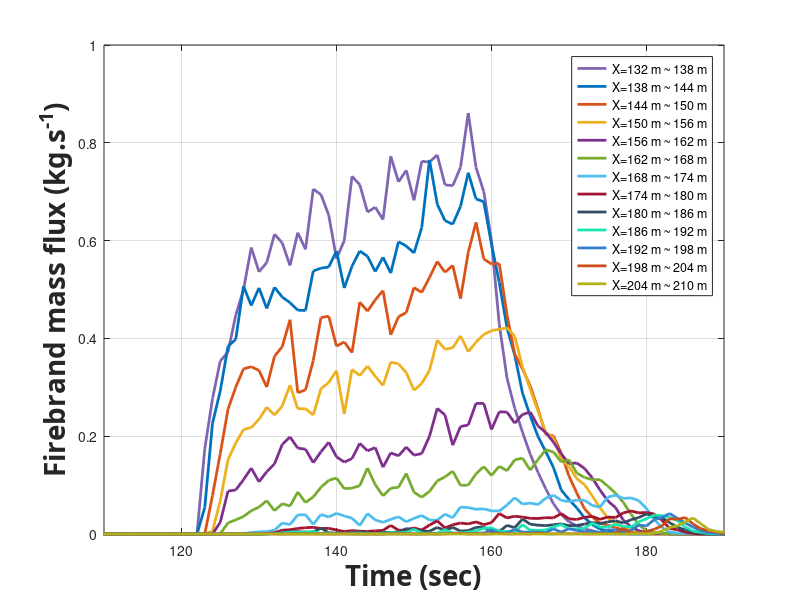

The MATLAB script that drew this image:
clear;
close all;
%AS3959 firebrand mass flux vertical distribution time sereis Forest FDI100 BAL 12.5.

Time=[0.0	1.0	2.0	3.0	4.0	5.0	6.0	7.0	8.0	9.0	10.0	11.0	12.0	13.0	14.0	15.0	16.0	17.0	18.0	19.0	20.0	21.0	22.0	23.0	24.0	25.0	26.0	27.0	28.0	29.0	30.0	31.0	32.0	33.0	34.0	35.0	36.0	37.0	38.0	39.0	40.0	41.0	42.0	43.0	44.0	45.0	46.0	47.0	48.0	49.0	50.0	51.0	52.0	53.0	54.0	55.0	56.0	57.0	58.0	59.0	60.0	61.0	62.0	63.0	64.0	65.0	66.0	67.0	68.0	69.0	70.0	71.0	72.0	73.0	74.0	75.0	76.0	77.0	78.0	79.0	80.0	81.0	82.0	83.0	84.0	85.0	86.0	87.0	88.0	89.0	90.0	91.0	92.0	93.0	94.0	95.0	96.0	97.0	98.0	99.0	100.0	101.0	102.0	103.0	104.0	105.0	106.0	107.0	108.0	109.0	110.0	111.0	112.0	113.0	114.0	115.0	116.0	117.0	118.0	119.0	120.0	121.0	122.0	123.0	124.0	125.0	126.0	127.0	128.0	129.0	130.0	131.0	132.0	133.0	134.0	135.0	136.0	137.0	138.0	139.0	140.0	141.0	142.0	143.0	144.0	145.0	146.0	147.0	148.0	149.0	150.0	151.0	152.0	153.0	154.0	155.0	156.0	157.0	158.0	159.0	160.0	161.0	162.0	163.0	164.0	165.0	166.0	167.0	168.0	169.0	170.0	171.0	172.0	173.0	174.0	175.0	176.0	177.0	178.0	179.0	180.0	181.0	182.0	183.0	184.0	185.0	186.0	187.0	188.0	189.0	190.0	191.0	192.0	193.0	194.0	195.0	196.0	197.0	198.0	199.0	200.0];
flux_132m = [0	0	0	0	0	0	0	0	0	0	0	0	0	0	0	0	0	0	0	0	0	0	0	0	0	0	0	0	0	0	0	0	0	0	0	0	0	0	0	0	0	0	0	0	0	0	0	0	0	0	0	0	0	0	0	0	0	0	0	0	0	0	0	0	0	0	0	0	0	0	0	0	0	0	0	0	0	0	0	0	0	0	0	0	0	0	0	0	0	0	0	0	0	0	0	0	0	0	0	0	0	0	0	0	0	0	0	0	0	0	0	0	0	0	0	0	0	0	0	0	0	0	0.000348953	0.17416748	0.27682158	0.3536808	0.37212414	0.44748007	0.49986247	0.58584369	0.53614669	0.5551923	0.61317973	0.59519973	0.54902239	0.61624792	0.58212422	0.70543384	0.69401512	0.65191901	0.5631624	0.59978089	0.73140769	0.71450685	0.65829766	0.66828979	0.64303677	0.77255365	0.72013338	0.74359543	0.68241181	0.76210446	0.7607465	0.77519947	0.71406128	0.71232764	0.74978107	0.86067312	0.74953102	0.70047044	0.59952917	0.42912336	0.31890745	0.25680741	0.20817287	0.16297018	0.12615551	0.092340406	0.061781919	0.039535618	0.02510325	0.016618277	0.010047058	0.007165667	0.001178173	0.000349534	2.3138E-05	4.38207E-06	0	0.000263561	0.000320902	0.002236392	0.00134552	7.97802E-05	0	0	0	9.55044E-07	0	0	0	0	0	0	0	0	0	0	0	0	0];
flux_138m = [0	0	0	0	0	0	0	0	0	0	0	0	0	0	0	0	0	0	0	0	0	0	0	0	0	0	0	0	0	0	0	0	0	0	0	0	0	0	0	0	0	0	0	0	0	0	0	0	0	0	0	0	0	0	0	0	0	0	0	0	0	0	0	0	0	0	0	0	0	0	0	0	0	0	0	0	0	0	0	0	0	0	0	0	0	0	0	0	0	0	0	0	0	0	0	0	0	0	0	0	0	0	0	0	0	0	0	0	0	0	0	0	0	0	0	0	0	0	0	0	0	0	0	0.054170553	0.22659928	0.29243681	0.38374888	0.3981754	0.50674475	0.46722201	0.50317286	0.46123705	0.50453749	0.4845162	0.47314569	0.45765439	0.45714788	0.53793121	0.54368189	0.54596182	0.578735	0.50299294	0.5476269	0.57868176	0.5679925	0.53661806	0.5659335	0.53354737	0.59770665	0.58894656	0.57453936	0.62679892	0.76492731	0.67449557	0.64081231	0.63352175	0.66982642	0.73881388	0.68532686	0.6795103	0.59269002	0.51472727	0.42150994	0.36560448	0.28823555	0.24142882	0.19937393	0.16852031	0.13583142	0.089954679	0.070579188	0.053416669	0.03315276	0.019465153	0.010029316	0.006273462	0.002098016	0.001163159	0.000151507	0	3.33454E-06	6.68493E-07	0.000751453	0.00071898	0.000416287	2.24482E-05	0	5.17801E-06	0	0	0	0	0	0	0	0	0	0	0	0	0];
flux_144m = [0	0	0	0	0	0	0	0	0	0	0	0	0	0	0	0	0	0	0	0	0	0	0	0	0	0	0	0	0	0	0	0	0	0	0	0	0	0	0	0	0	0	0	0	0	0	0	0	0	0	0	0	0	0	0	0	0	0	0	0	0	0	0	0	0	0	0	0	0	0	0	0	0	0	0	0	0	0	0	0	0	0	0	0	0	0	0	0	0	0	0	0	0	0	0	0	0	0	0	0	0	0	0	0	0	0	0	0	0	0	0	0	0	0	0	0	0	0	0	0	0	0	0	0	0.078606733	0.16454123	0.25507051	0.30032828	0.33773234	0.34198631	0.33456229	0.30041401	0.36337661	0.38324491	0.43813985	0.28897497	0.2946673	0.3546721	0.44272929	0.44525623	0.38417493	0.39274363	0.37092906	0.4741348	0.45567006	0.47885834	0.49781331	0.40729953	0.44432058	0.45284982	0.50389281	0.49405864	0.52455525	0.55742909	0.53518418	0.54923609	0.48123744	0.57598461	0.63722398	0.5624512	0.55209774	0.55301178	0.44863567	0.36762968	0.33755169	0.30264942	0.25526021	0.20367019	0.20070197	0.16479543	0.11828167	0.08395011	0.051407363	0.034816065	0.022364568	0.017934108	0.013183657	0.007755808	0.002882549	0.00089028	0.000353062	4.7426E-07	0	5.43867E-06	1.23545E-06	0.000466725	4.3224E-05	9.78042E-06	0	0	0	0	0	0	0	0	0	0	0	0	0];
flux_150m = [0	0	0	0	0	0	0	0	0	0	0	0	0	0	0	0	0	0	0	0	0	0	0	0	0	0	0	0	0	0	0	0	0	0	0	0	0	0	0	0	0	0	0	0	0	0	0	0	0	0	0	0	0	0	0	0	0	0	0	0	0	0	0	0	0	0	0	0	0	0	0	0	0	0	0	0	0	0	0	0	0	0	0	0	0	0	0	0	0	0	0	0	0	0	0	0	0	0	0	0	0	0	0	0	0	0	0	0	0	0	0	0	0	0	0	0	0	0	0	0	0	0	0	0	0.005847296	0.067841297	0.15188466	0.18609481	0.21352565	0.21778528	0.23451518	0.25936766	0.24322219	0.26174019	0.30454524	0.25609016	0.25616853	0.24321642	0.29737078	0.3097803	0.33410569	0.24532744	0.33658287	0.323916	0.34349465	0.32244127	0.30360585	0.35153624	0.34797879	0.3300364	0.29382186	0.30798152	0.33459055	0.39643878	0.37763881	0.38081257	0.40530907	0.37285388	0.39220489	0.40790778	0.41597522	0.41863055	0.42170115	0.40432791	0.34163328	0.29599692	0.25150262	0.20757106	0.19624603	0.15340571	0.13786875	0.11332551	0.10081236	0.07806645	0.053399135	0.033300187	0.022407481	0.013590625	0.007232749	0.001115312	0.001275864	5.28865E-05	0	3.98457E-05	0.000160471	9.73623E-05	4.38887E-05	0.00010032	4.51364E-05	0	0	0	0	0	0	0	0	0	0	0	0];
flux_156m = [0	0	0	0	0	0	0	0	0	0	0	0	0	0	0	0	0	0	0	0	0	0	0	0	0	0	0	0	0	0	0	0	0	0	0	0	0	0	0	0	0	0	0	0	0	0	0	0	0	0	0	0	0	0	0	0	0	0	0	0	0	0	0	0	0	0	0	0	0	0	0	0	0	0	0	0	0	0	0	0	0	0	0	0	0	0	0	0	0	0	0	0	0	0	0	0	0	0	0	0	0	0	0	0	0	0	0	0	0	0	0	0	0	0	0	0	0	0	0	0	0	0	0	0	0	0.023859489	0.087774768	0.090052991	0.11105133	0.1346288	0.106716	0.12734467	0.14333669	0.18326652	0.19850337	0.17556888	0.17343016	0.14584308	0.16827205	0.18767182	0.15789567	0.14696275	0.15415298	0.18540242	0.17006665	0.17672866	0.13658749	0.16597455	0.15982504	0.17786984	0.16109898	0.16448502	0.19996324	0.2569336	0.24331772	0.18162188	0.21977562	0.22287342	0.26717123	0.26718037	0.21371678	0.24991522	0.2492511	0.22658139	0.24442704	0.24927017	0.22096498	0.20767697	0.18764449	0.16399175	0.14378816	0.14527844	0.13411382	0.11479931	0.089867362	0.067994865	0.053972419	0.028518092	0.014435673	0.006750229	0.002651295	0.000663822	0.000470695	0.000307765	4.80392E-05	2.10647E-06	0	5.3896E-05	0	0	0	0	0	0	0	0	0	0	0	5.27145E-06	0];
flux_162m = [0	0	0	0	0	0	0	0	0	0	0	0	0	0	0	0	0	0	0	0	0	0	0	0	0	0	0	0	0	0	0	0	0	0	0	0	0	0	0	0	0	0	0	0	0	0	0	0	0	0	0	0	0	0	0	0	0	0	0	0	0	0	0	0	0	0	0	0	0	0	0	0	0	0	0	0	0	0	0	0	0	0	0	0	0	0	0	0	0	0	0	0	0	0	0	0	0	0	0	0	0	0	0	0	0	0	0	0	0	0	0	0	0	0	0	0	0	0	0	0	0	0	0	0	0	0.00083323	0.022724269	0.028956457	0.035738708	0.047578753	0.055021416	0.068155204	0.047597221	0.062029743	0.057110541	0.085857561	0.064319299	0.075816184	0.095599872	0.10974588	0.11449036	0.092831677	0.093733245	0.0988063	0.13488512	0.10089066	0.078080707	0.093703577	0.095487538	0.12384646	0.085470415	0.075041668	0.087122167	0.10862405	0.1167494	0.12850355	0.09952971	0.099960184	0.12298387	0.13782201	0.11982691	0.13850486	0.12933579	0.15153037	0.15516216	0.13062558	0.15226289	0.17221942	0.16761514	0.14737308	0.15160597	0.1247507	0.11570494	0.11104807	0.11112328	0.097990956	0.083523529	0.064945847	0.040768949	0.018801753	0.006556277	0.003222177	0.001188818	0.000272264	0.000163941	8.81567E-05	0	5.09067E-05	0	0	0	0	0	0	0	0	0	0	0	0	0];
flux_168m = [0	0	0	0	0	0	0	0	0	0	0	0	0	0	0	0	0	0	0	0	0	0	0	0	0	0	0	0	0	0	0	0	0	0	0	0	0	0	0	0	0	0	0	0	0	0	0	0	0	0	0	0	0	0	0	0	0	0	0	0	0	0	0	0	0	0	0	0	0	0	0	0	0	0	0	0	0	0	0	0	0	0	0	0	0	0	0	0	0	0	0	0	0	0	0	0	0	0	0	0	0	0	0	0	0	0	0	0	0	0	0	0	0	0	0	0	0	0	0	0	0	0	0	0	0	0	0.001016992	0.015944362	0.010856352	0.017395189	0.026929359	0.033170837	0.03903493	0.029480038	0.032628522	0.05071833	0.04298183	0.049228697	0.056301067	0.064964584	0.075552521	0.071807845	0.05636237	0.049221824	0.054178131	0.066960015	0.037205532	0.050569539	0.059724047	0.052230508	0.06449551	0.045044156	0.054998503	0.054210838	0.056475155	0.071280312	0.065349166	0.061031223	0.084286918	0.085842249	0.10270223	0.085016064	0.092180326	0.12329536	0.12613919	0.12095235	0.099941301	0.099921575	0.11570762	0.10097749	0.098182827	0.10869107	0.10698724	0.086572001	0.099557186	0.10426031	0.096828829	0.084462523	0.074617154	0.051667279	0.031402968	0.011230775	0.003853988	0.002595913	0.000770635	0.000126275	6.21298E-05	0.000298099	0	0	0	0	0	0	0	0	0	0	0	0	0];
flux_174m = [0	0	0	0	0	0	0	0	0	0	0	0	0	0	0	0	0	0	0	0	0	0	0	0	0	0	0	0	0	0	0	0	0	0	0	0	0	0	0	0	0	0	0	0	0	0	0	0	0	0	0	0	0	0	0	0	0	0	0	0	0	0	0	0	0	0	0	0	0	0	0	0	0	0	0	0	0	0	0	0	0	0	0	0	0	0	0	0	0	0	0	0	0	0	0	0	0	0	0	0	0	0	0	0	0	0	0	0	0	0	0	0	0	0	0	0	0	0	0	0	0	0	0	0	0	0	0	0	0.000937214	0.002945416	0.004449276	0.00506786	0.00783659	0.022514823	0.019236706	0.038998563	0.039477963	0.019581687	0.040020179	0.03480955	0.042291518	0.036890345	0.032422613	0.017425178	0.041833279	0.028746926	0.02385591	0.030053721	0.035221187	0.024973959	0.03200771	0.037895433	0.028612487	0.02821683	0.040573125	0.033245813	0.055184867	0.053958484	0.050616657	0.051320783	0.047420637	0.04694449	0.059170517	0.07436642	0.061123393	0.063301095	0.060151293	0.073280536	0.07928445	0.068823628	0.066385058	0.069049389	0.069081928	0.058272431	0.055286633	0.075263134	0.079455421	0.072745496	0.073748321	0.068301108	0.052153857	0.029606823	0.013331604	0.003757293	0.002142466	0.001575204	0.000571215	0.00096915	0.000182505	3.76159E-05	7.66546E-05	0	3.71082E-05	8.31921E-05	1.24344E-06	0	0	0	0	0	0];
flux_180m = [0	0	0	0	0	0	0	0	0	0	0	0	0	0	0	0	0	0	0	0	0	0	0	0	0	0	0	0	0	0	0	0	0	0	0	0	0	0	0	0	0	0	0	0	0	0	0	0	0	0	0	0	0	0	0	0	0	0	0	0	0	0	0	0	0	0	0	0	0	0	0	0	0	0	0	0	0	0	0	0	0	0	0	0	0	0	0	0	0	0	0	0	0	0	0	0	0	0	0	0	0	0	0	0	0	0	0	0	0	0	0	0	0	0	0	0	0	0	0	0	0	0	0	0	0	0	0	0	0	0	5.29221E-05	0.001104138	0.002398084	0.007833605	0.008748831	0.011369087	0.01284209	0.013689414	0.011231016	0.011526847	0.008338166	0.005072042	0.006883714	0.005695281	0.005189542	0.006322522	0.007475362	0.017520548	0.007756452	0.007662361	0.012463451	0.008090334	0.018277624	0.026768944	0.012230555	0.018861095	0.022531502	0.020612505	0.024811644	0.019072421	0.023224051	0.041988086	0.032730137	0.036410879	0.034555594	0.032132924	0.031712672	0.033355607	0.033024223	0.041720975	0.030955998	0.029751354	0.033991998	0.036057797	0.029934917	0.034706899	0.033590052	0.043122618	0.047180339	0.043167293	0.043990474	0.04094066	0.027920318	0.011254435	0.008766743	0.003833946	0.001002211	9.45508E-05	0.000178049	0.000180789	1.63488E-05	1.31007E-05	1.36785E-05	1.25194E-05	1.36332E-05	1.29134E-05	1.3412E-05	1.05175E-05	1.11657E-05	1.22434E-05	1.35723E-05];
flux_186m = [0	0	0	0	0	0	0	0	0	0	0	0	0	0	0	0	0	0	0	0	0	0	0	0	0	0	0	0	0	0	0	0	0	0	0	0	0	0	0	0	0	0	0	0	0	0	0	0	0	0	0	0	0	0	0	0	0	0	0	0	0	0	0	0	0	0	0	0	0	0	0	0	0	0	0	0	0	0	0	0	0	0	0	0	0	0	0	0	0	0	0	0	0	0	0	0	0	0	0	0	0	0	0	0	0	0	0	0	0	0	0	0	0	0	0	0	0	0	0	0	0	0	0	0	0	0	0	0	0	0	0	8.22828E-05	0.001263243	0.003104204	0.004465941	0.004769192	0.00380575	0.004141414	0.01204226	0.002391191	0.001931335	0.001576207	0.001326423	0.004684067	0.002349528	0.001047467	0.003420831	0.002967207	0.004211872	0.011064384	0.009654206	0.005613986	0.005685082	0.013346008	0.007369022	0.013625731	0.005850803	0.006991448	0.013455477	0.014473166	0.003172261	0.004958149	0.01765853	0.012978308	0.03077171	0.020004546	0.018044681	0.017096534	0.018962817	0.0205786	0.01703438	0.017602389	0.020175185	0.023584089	0.021359148	0.024790619	0.027016862	0.022430022	0.029161438	0.033695748	0.041023594	0.035443558	0.033172771	0.022929399	0.013666222	0.008611212	0.003921851	0.001616968	8.87509E-05	0	0.000125527	3.36198E-06	0	0	0	0	1.12885E-07	0	0	0	0];
flux_192m = [0	0	0	0	0	0	0	0	0	0	0	0	0	0	0	0	0	0	0	0	0	0	0	0	0	0	0	0	0	0	0	0	0	0	0	0	0	0	0	0	0	0	0	0	0	0	0	0	0	0	0	0	0	0	0	0	0	0	0	0	0	0	0	0	0	0	0	0	0	0	0	0	0	0	0	0	0	0	0	0	0	0	0	0	0	0	0	0	0	0	0	0	0	0	0	0	0	0	0	0	0	0	0	0	0	0	0	0	0	0	0	0	0	0	0	0	0	0	0	0	0	0	0	0	0	0	0	0	0	0	0	0.000157811	0.000923055	0.002081904	0.003805566	0.003310374	0.003463158	0.005017009	0.0009326	0.002219297	0.000556677	0.001223021	0.001816227	0.001568332	0.001124187	0.000761549	0.001590191	0.002584419	0.002483876	0.002876365	0.009751405	0.001902831	0.001404167	0.001705435	0.008818297	0.002056153	0.002112411	0.003563376	0.006237563	0.011844459	0.012539562	0.005484431	0.00528454	0.004306988	0.019299724	0.007683631	0.007575956	0.008022681	0.014393632	0.019288493	0.010104634	0.010675008	0.011438381	0.022632673	0.014472938	0.01420154	0.019883739	0.015350147	0.014378744	0.024814284	0.031509913	0.038439003	0.037742544	0.033720726	0.02736461	0.014217864	0.005890175	0.003852727	0.000740857	0.000276969	0.000210653	0.000131683	0.000136299	0.000133003	0.000135774	0.000143888	0.000136527	0.000141391	0.000122003	0.000127012	0.000125628];
flux_198m = [0	0	0	0	0	0	0	0	0	0	0	0	0	0	0	0	0	0	0	0	0	0	0	0	0	0	0	0	0	0	0	0	0	0	0	0	0	0	0	0	0	0	0	0	0	0	0	0	0	0	0	0	0	0	0	0	0	0	0	0	0	0	0	0	0	0	0	0	0	0	0	0	0	0	0	0	0	0	0	0	0	0	0	0	0	0	0	0	0	0	0	0	0	0	0	0	0	0	0	0	0	0	0	0	0	0	0	0	0	0	0	0	0	0	0	0	0	0	0	0	0	0	0	0	0	0	0	0	0	0	0	0	0.00098605	0.000209376	0.000566964	0.000698001	0.000633608	0.000807566	0.000532402	0.000291933	0.000378805	0.000970388	0.000303647	0.000111302	0	3.08085E-07	6.18155E-05	0.000511631	0.000594461	0.0007333	0.000158794	9.46857E-05	0.000906435	4.79774E-05	0.000636503	0.000944924	0.000899806	0.00073838	0.001366064	0.00211442	0.008243405	0.001811889	0.002131861	0.009626514	0.003865829	0.004072975	0.003562359	0.002856828	0.010552973	0.00366808	0.011059497	0.007164502	0.004421734	0.005503851	0.003267311	0.008451789	0.008319757	0.005430505	0.007518647	0.018303144	0.016438213	0.029434933	0.033919905	0.041887724	0.031845681	0.022837603	0.013997154	0.007303158	0.002163713	0.001614559	0.000295916	0.00014871	4.18643E-07	0	0	0	3.30106E-06	0	0	0	0];
flux_204m = [0	0	0	0	0	0	0	0	0	0	0	0	0	0	0	0	0	0	0	0	0	0	0	0	0	0	0	0	0	0	0	0	0	0	0	0	0	0	0	0	0	0	0	0	0	0	0	0	0	0	0	0	0	0	0	0	0	0	0	0	0	0	0	0	0	0	0	0	0	0	0	0	0	0	0	0	0	0	0	0	0	0	0	0	0	0	0	0	0	0	0	0	0	0	0	0	0	0	0	0	0	0	0	0	0	0	0	0	0	0	0	0	0	0	0	0	0	0	0	0	0	0	0	0	0	0	0	0	0	0	0	0.001068286	7.6485E-07	0	1.64406E-05	8.49041E-05	9.30859E-05	3.64813E-05	3.98337E-08	0	0	7.70571E-05	0	2.37632E-08	0	3.72135E-08	0	0.000420223	0.00014215	0	0	5.37588E-08	0	0	0.000432145	0.000994148	0.001130894	0	0.000297323	5.20901E-05	0.000429396	0.001238308	0.00028294	0.000450748	0.00054427	3.16473E-05	0.002236156	0.00040529	0.000235808	0.00077019	0.000437269	0.000530243	0.000398172	0.000145742	0.000470189	0.000497934	0.001918342	0.011515228	0.001919592	0.001538533	0.005354524	0.009602974	0.016584763	0.031232251	0.03016655	0.033610925	0.020685919	0.010843482	0.006684026	0.004145924	0.001068263	0.000220526	0	0.000119442	2.42677E-06	4.24917E-05	4.99199E-05	0	0	0	0];
flux_210m = [0	0	0	0	0	0	0	0	0	0	0	0	0	0	0	0	0	0	0	0	0	0	0	0	0	0	0	0	0	0	0	0	0	0	0	0	0	0	0	0	0	0	0	0	0	0	0	0	0	0	0	0	0	0	0	0	0	0	0	0	0	0	0	0	0	0	0	0	0	0	0	0	0	0	0	0	0	0	0	0	0	0	0	0	0	0	0	0	0	0	0	0	0	0	0	0	0	0	0	0	0	0	0	0	0	0	0	0	0	0	0	0	0	0	0	0	0	0	0	0	0	0	0	0	0	0	0	0	0	0	0	0	0	0	0	0	0	0	0	0	0	0	0	0	0	0	0	0	0	0	0	0	0	0	0	0	0	0	0	0	0	0	0	0	0	0	0	0	0	0	0	0	0	0	0	0	0.000276594	5.69202E-05	0.000241674	0.000691331	0.000466657	0.001248405	0.006148282	0.013414163	0.016698399	0.024524301	0.032943509	0.02097267	0.009402759	0.005295347	0.003713829	0.000851157	0.000305223	0.000117166	1.1298E-05	0	6.86244E-06	0	0	0	0];


plot(Time,flux_132m,'-','color',[.5 .4 .7],'DisplayName','Length',...
    'LineWidth',2);
hold on
plot(Time,flux_138m,'-','color',[0 0.4470 0.7410],'DisplayName','Length',...
    'LineWidth',2);
plot(Time,flux_144m,'-','color',[0.8500 0.3250 0.0980],'DisplayName','Length',...
    'LineWidth',2);
plot(Time,flux_150m,'-','color',[0.9290 0.6940 0.1250],'DisplayName','Length',...
    'LineWidth',2);
plot(Time,flux_156m,'-','color',[0.4940 0.1840 0.5560],'DisplayName','Length',...
    'LineWidth',2);
plot(Time,flux_162m,'-','color',[0.4660 0.6740 0.1880],'DisplayName','Length',...
    'LineWidth',2);
plot(Time,flux_174m,'-','color',[0.3010 0.7450 0.9330],'DisplayName','Length',...
    'LineWidth',2);
plot(Time,flux_180m,'-','color',[0.6350 0.0780 0.1840],'DisplayName','Length',...
    'LineWidth',2);
plot(Time,flux_186m,'-','color',[.2 .3 .4],'DisplayName','Length',...
    'LineWidth',2);
plot(Time,flux_192m,'-','color',[.1 .9 .7],'DisplayName','Length',...
    'LineWidth',2);
plot(Time,flux_198m,'-','color',[.2 .5 .8],'DisplayName','Length',...
    'LineWidth',2);
plot(Time,flux_204m,'-','color',[.8 .3 .1],'DisplayName','Length',...
    'LineWidth',2);
plot(Time,flux_210m,'-','color',[.7 .7 .1],'DisplayName','Length',...
    'LineWidth',2);


grid on;
box on
xlim([110 190])
ylim([0 1])
xlabel('Time (sec)','FontWeight','bold','FontSize',20,...
    'FontName','Calibri');
ylabel('Firebrand mass flux (kg.s^{-1})','FontWeight','bold','FontSize',20,...
    'FontName','Calibri');

%set(gca,'fontsize',18);

legend('X=132 m ~ 138 m','X=138 m ~ 144 m','X=144 m ~ 150 m','X=150 m ~ 156 m','X=156 m ~ 162 m','X=162 m ~ 168 m','X=168 m ~ 174 m','X=174 m ~ 180 m','X=180 m ~ 186 m','X=186 m ~ 192 m','X=192 m ~ 198 m','X=198 m ~ 204 m','X=204 m ~ 210 m')
